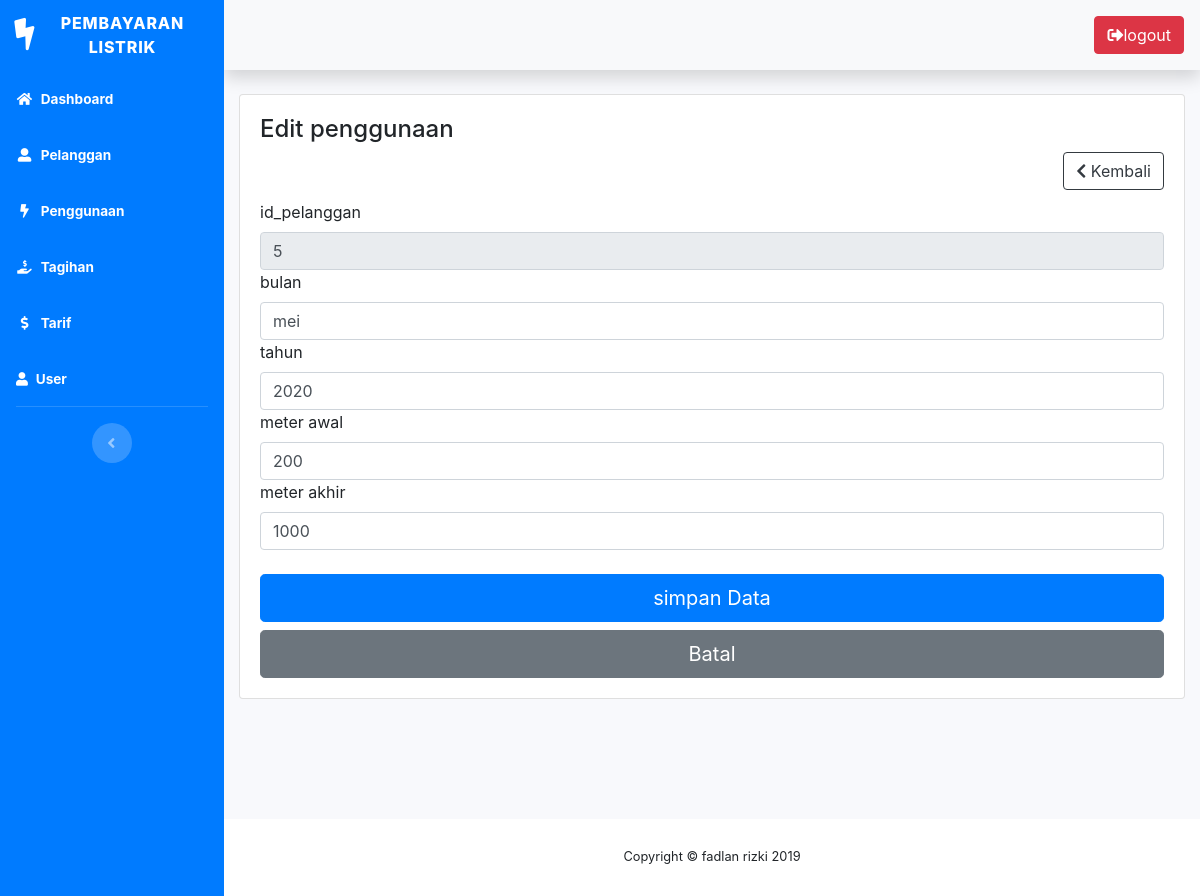
Page /editPenggunaan.php?id=2 (signed in) on the committed database.
### tables this page shows
CREATE TABLE `penggunaan` (
  `ID_penggunaan` int(10) NOT NULL,
  `ID_pelanggan` int(10) NOT NULL,
  `bulan` varchar(10) NOT NULL,
  `tahun` varchar(10) NOT NULL,
  `meter_awal` int(10) NOT NULL,
  `meter_akhir` int(10) NOT NULL
);

### editPenggunaan.php (the view, shortened to what this page needs)
<?php require_once 'includes/header.php'; ?>
<?php
$id = $_GET['id'];
$result = mysqli_query ($connect, "SELECT * FROM penggunaan WHERE id_penggunaan = '$id'");
$row = mysqli_fetch_array ($result);
?>
<main class="main">
	<div class="container-fluid">
		<div class="card">
			<div class="card-body">
				<h4>Edit penggunaan</h4>
				<div class="float-right" style="padding-bottom: 20px">
					<a href="penggunaan.php" class="btn btn-outline-dark"><i class="fas fa-chevron-left"></i> Kembali</a>
				</div>
				<br><br>
				<form action="php_action/prosesEditPenggunaan.php" method="POST">
					<div class="form-grup">
						<label for="id_pelanggan">id_pelanggan</label>
						<input type="number" name="id_pelanggan" class="form-control" readonly value="<?=$row[1]?>" placeholder="id_pelanggan" autocomplete="off" required>
					</div>
					<div class="form-grup">
						<label for="bulan">bulan</label>
						<input type="text" name="bulan" class="form-control" value="<?=$row[2]?>" autocomplete="off" required>
					<div class="form-grup">
						<label for="tahun">tahun</label>
						<input type="number" name="tahun" class="form-control" value="<?=$row[3]?>" placeholder="tahun" autocomplete="off" required>
					</div>
					<div class="form-grup">
						<label for="meter_awal">meter awal</label>
						<input type="number" name="meter_awal" class="form-control" value="<?=$row[4]?>" autocomplete="off" required>
					</div>
                    <div class="form-grup">
						<label for="meter_akhir">meter akhir</label>
						<input type="number" name="meter_akhir" class="form-control" value="<?=$row[5]?>" autocomplete="off" required>
					</div>
					<br>
					<button class="btn btn-primary btn-lg btn-block" name="editpenggunaan" type="submit">simpan Data</button>
					<a href="penggunaan.php" class="btn btn-secondary btn-lg btn-block">Batal</a>
				</form>
			</div>
		</div>
	</div>
</main>
<?php require_once 'includes/footer.php';?>

### rows in the picture
penggunaan: id_pelanggan "5", bulan "mei", tahun "2020", meter_awal "200", meter_akhir "1000"
